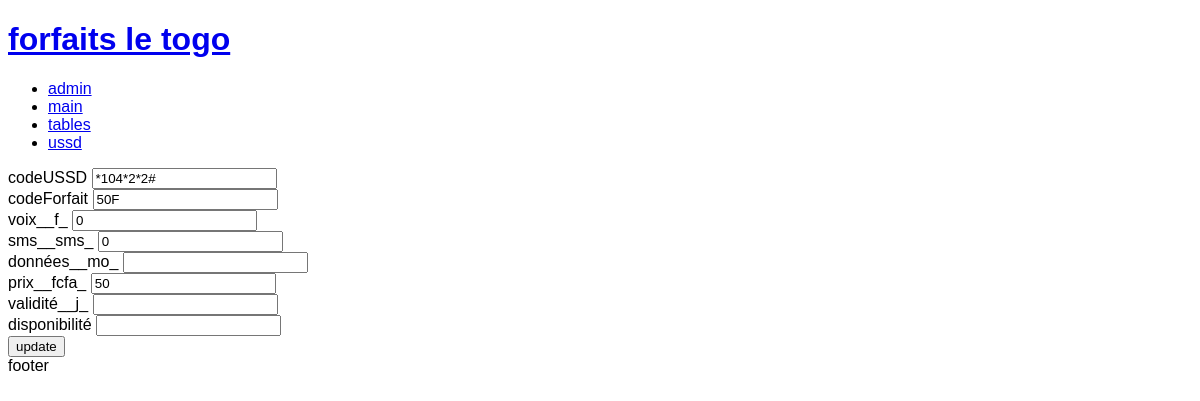
Screenshot of /flt/admin/index.php?idForfait=2 with the database file from the repository.
### tables this page shows
CREATE TABLE `togocel` (
  `idForfait` int(11) NOT NULL,
  `codeUSSD` varchar(255) NOT NULL,
  `codeForfait` varchar(255) NOT NULL,
  `voix__f_` int(11) NOT NULL,
  `sms__sms_` int(11) NOT NULL,
  `donnees__mo_` int(11) NOT NULL,
  `prix__fcfa_` int(11) NOT NULL,
  `validite__j_` int(11) NOT NULL,
  `disponibilite` varchar(255) NOT NULL
);

### flt/admin/index.php (called while the page is built, shortened)
<?php
include("../inc.php");
if (isset($_GET["idForfait"])) {
    $idForfait = $_GET["idForfait"];
    $selectu = $bdd->prepare("SELECT * FROM togocel WHERE idForfait='$idForfait'");
    $selectu->execute();
    $fetchu = $selectu->fetch();
    $codeUSSD = $fetchu["codeUSSD"];
    $codeForfait = $fetchu["codeForfait"];
    $voix = $fetchu["voix__f_"];
    $sms = $fetchu["sms__sms_"];
    $données = $fetchu["données__mo_"];
    $prix = $fetchu["prix__fcfa_"];
    $validité = $fetchu["validité__j_"];
    $disponibilité = $fetchu["disponibilité"];
}
include("../head.php");
include("./flt_admin.php");
include("../footer.php");

### flt/admin/flt_admin.php (the view, shortened to what this page needs)
<form method="POST" action="">
    <label for="codeUSSD">codeUSSD</label>
    <input type="text" name="codeUSSD" id="codeUSSD" value="<?php if (isset($_GET["idForfait"])) {
                                                                echo $codeUSSD;
                                                            } ?>"><br>
    <label for="codeForfait">codeForfait</label>
    <input type="text" name="codeForfait" id="codeForfait" value="<?php if (isset($_GET["idForfait"])) {
                                                                        echo $codeForfait;
                                                                    } ?>"><br>
    <label for="voix__f_">voix__f_</label>
    <input type="number" name="voix" id="voix__f_" value="<?php if (isset($_GET["idForfait"])) {
                                                                echo $voix;
                                                            } ?>"><br>
    <label for="sms__sms_">sms__sms_</label>
    <input type="number" name="sms" id="sms__sms_" value="<?php if (isset($_GET["idForfait"])) {
                                                                echo $sms;
                                                            } ?>"><br>
    <label for="données__mo_">données__mo_</label>
    <input type="number" name="données" id="données__mo_" value="<?php if (isset($_GET["idForfait"])) {
                                                                        echo $données;
                                                                    } ?>"><br>
    <label for="prix__fcfa_">prix__fcfa_</label>
    <input type="number" name="prix" id="prix__fcfa_" value="<?php if (isset($_GET["idForfait"])) {
                                                                    echo $prix;
                                                                } ?>"><br>
    <label for="validité__j_">validité__j_</label>
    <input type="number" name="validité" id="validité__j_" value="<?php if (isset($_GET["idForfait"])) {
                                                                        echo $validité;
                                                                    } ?>"><br>
    <label for="disponibilité">disponibilité</label>
    <input type="text" name="disponibilité" id="disponibilité" value="<?php if (isset($_GET["idForfait"])) {
                                                                            echo $disponibilité;
                                                                        } ?>"><br>
    <?php if (!isset($_GET["idForfait"])) { ?>
        <input type="submit" value="insert" name="insert">
    <?php } else { ?>
        <input type="submit" value="update" name="update">
    <?php } ?>
</form>

### rows the page displays
togocel: codeUSSD "*104*2*2#", codeForfait "50F", voix "0", sms "0", prix "50"
